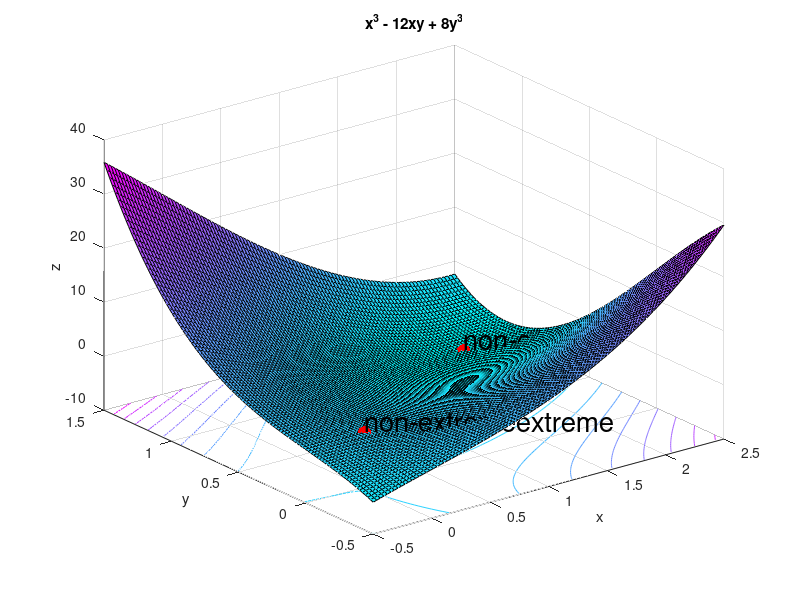

MATLAB code to generate this figure:
x = linspace(-0.5, 2.5, 100); % (-0.5, 2.5, 100)
y = linspace(-0.5, 1.5, 100)'; % (-0.5, 1.5, 100)
z = x.^3 - 12.*x.*y + 8.*y.^3;

surfc(x,y,z)
hold on;
%contour3(x, y, z, [-7, -4, 0, 3], '--r', ShowText="on", LineWidth = 2)
scatter3([0, 2], [0, 1], [0, -8], 100, 'r', 'filled')
text([0, 2], [0, 1], [2, -6], ["non-extreme", "extreme"], 'FontSize', 20)
colormap cool;
xlabel("x");
ylabel("y");
zlabel('z');
title("x^3 - 12xy + 8y^3");